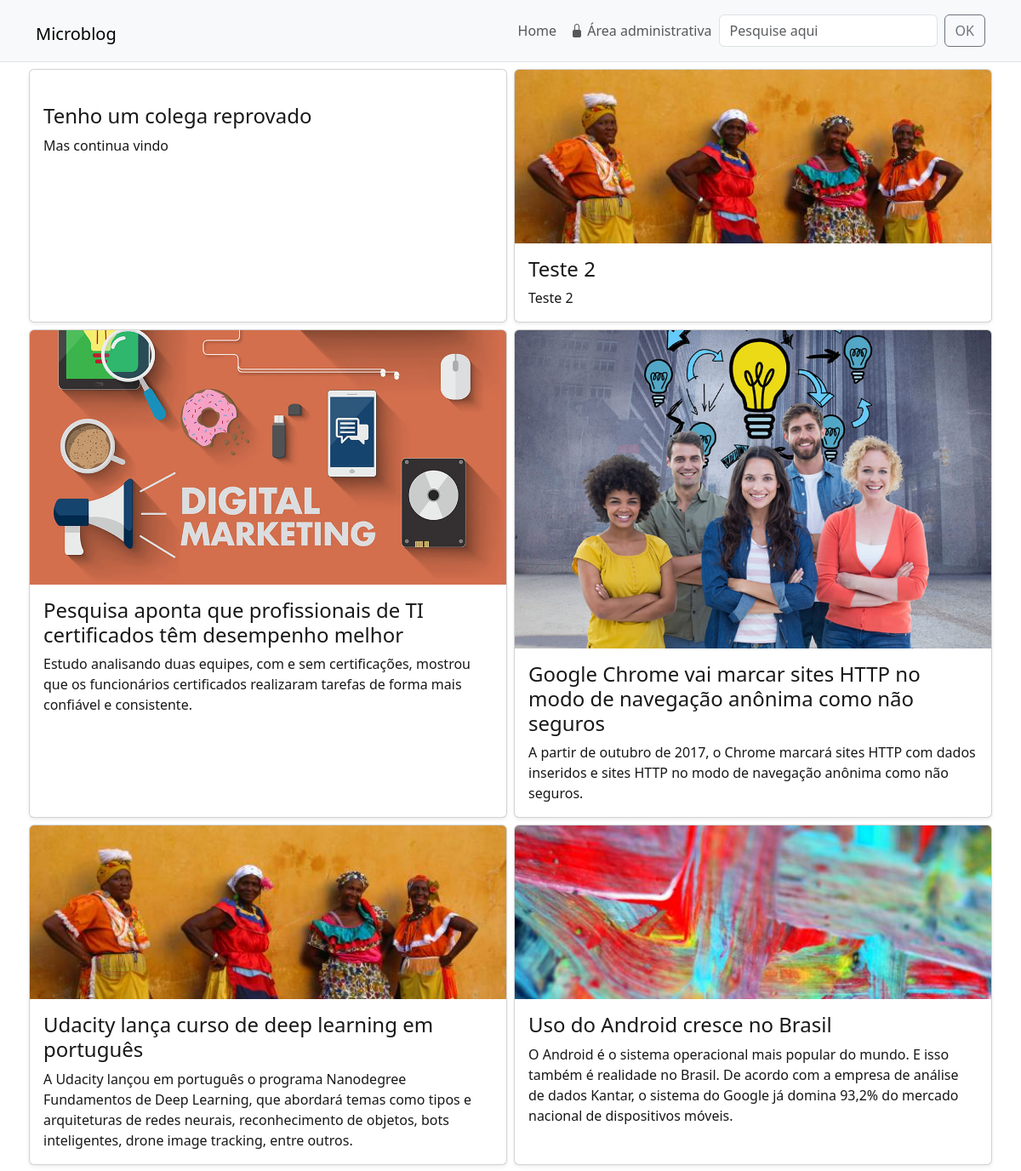
Before: / (upper part) with the older database file.
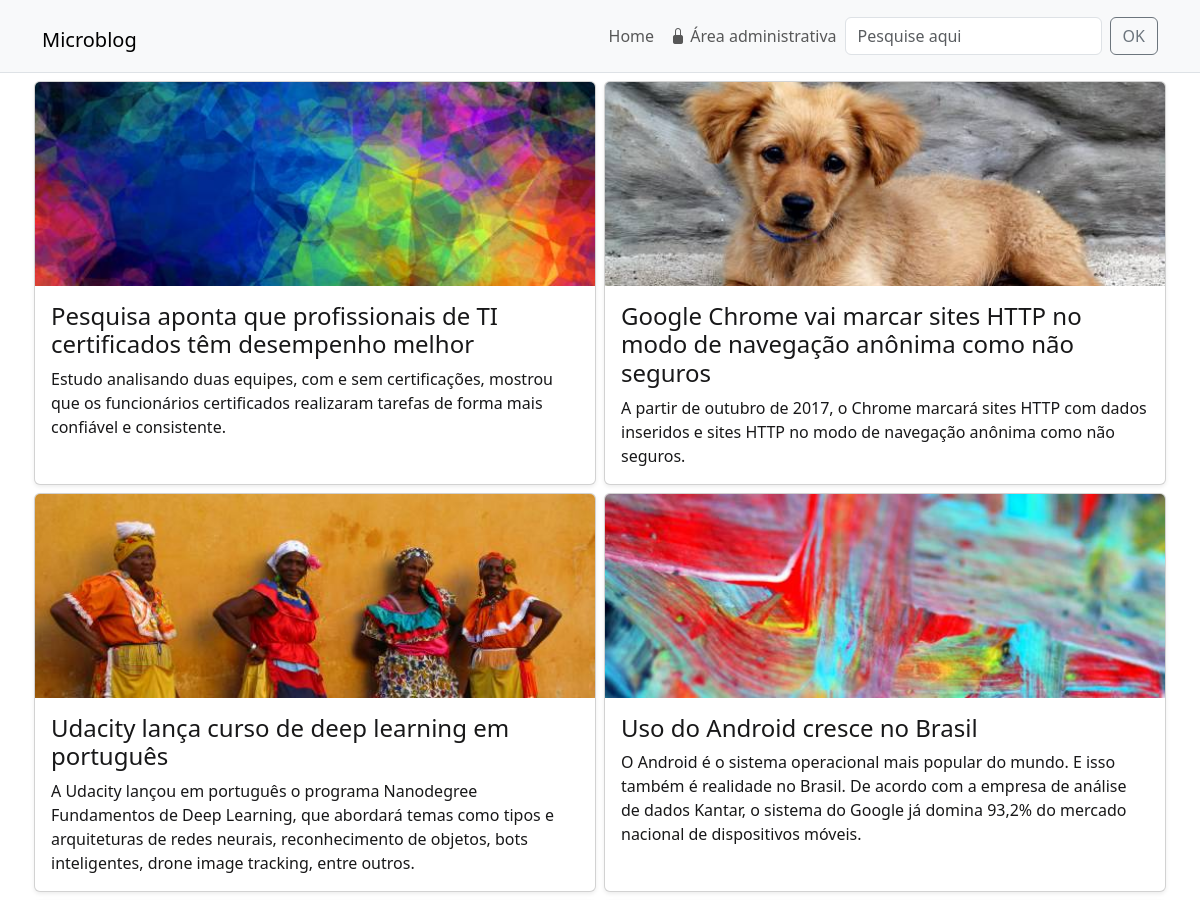
After: the same page with the newer database file.
### tables this page shows
CREATE TABLE `noticias` (
  `id` int(11) NOT NULL,
  `data` datetime NOT NULL DEFAULT current_timestamp(),
  `titulo` varchar(150) NOT NULL,
  `texto` text NOT NULL,
  `resumo` tinytext NOT NULL,
  `imagem` varchar(45) NOT NULL,
  `usuario_id` int(11) NOT NULL
);

### inc/funcoes-noticias.php (called while the page is built, shortened)
<?php
function lerTodasNoticias($conexao){
    $sql = "SELECT titulo, imagem, resumo, id
            FROM noticias ORDER BY data DESC";
    $resultado = mysqli_query($conexao, $sql)
                    or die(mysqli_error($conexao));
    return mysqli_fetch_all($resultado, MYSQLI_ASSOC);
}

### index.php (the view)
<?php
require "inc/cabecalho.php";
require "inc/funcoes-noticias.php";
$listaDeNoticias = lerTodasNoticias($conexao);
?>
<div class="row my-1 mx-md-n1">
<?php foreach($listaDeNoticias as $noticia){ ?>
		<div class="col-md-6 my-1 px-md-1">
            <article class="card shadow-sm h-100">
                <a href="noticia.php?id=<?=$noticia['id']?>" class="card-link">
                    <img
                    src="imagens/<?=$noticia['imagem']?>" class="card-img-top" alt="">
                    <div class="card-body">
                        <h3 class="fs-4 card-title"><?=$noticia['titulo']?></h3>
                        <p class="card-text"><?=$noticia['resumo']?></p>
                    </div>
                </a>
            </article>
		</div>
<?php } ?>
</div>
<?php
require_once "inc/rodape.php";
?>

### inc/cabecalho.php (shortened to what this page needs)
<!DOCTYPE html>
<html lang="pt-br" class="h-100">
<head>
<link href="https://cdn.jsdelivr.net/npm/bootstrap@5.3.3/dist/css/bootstrap.min.css" rel="stylesheet">
<link rel="stylesheet" href="https://cdn.jsdelivr.net/npm/bootstrap-icons@1.11.3/font/bootstrap-icons.min.css">
<link rel="stylesheet" href="css/style.css">
</head>
<body class="d-flex flex-column h-100">
<header id="topo" class="border-bottom sticky-top">
<nav class="navbar navbar-expand-lg navbar-light bg-light">
  <div class="container">
    <h1 class="ms-n1"><a class="navbar-brand" href="index.php">Microblog</a></h1>
    <div class="collapse navbar-collapse" id="navbarSupportedContent">
      <ul class="navbar-nav ms-auto mb-2 mb-lg-0">
        <li class="nav-item">
          <a class="nav-link" aria-current="page" href="index.php">Home</a>
        </li>
        <li class="nav-item">
          <a class="nav-link" href="admin/index.php"><i class="bi bi-lock-fill"></i> Área administrativa</a>
        </li>
      </ul>
      <form autocomplete="off" class="d-flex" action="resultados.php" method="GET">
        <input name="busca" class="form-control me-2" type="search" placeholder="Pesquise aqui" aria-label="Pesquise aqui">
        <button class="btn btn-outline-secondary my-2 my-sm-0" type="submit">OK</button>
      </form>
    </div>
  </div>
</nav>
</header>
<main class="flex-shrink-0">
    <div class="container">

### inc/rodape.php (shortened to what this page needs)
</div>
</main>
</body>
</html>

### css/style.css (style rules this page uses)
.card > .card-link { color: #181819; text-decoration: none; }

Changed rows visible on the page:
removed noticias: titulo "Tenho um colega reprovado", resumo "Mas continua vindo"
removed noticias: imagem (picture), titulo "Teste 2", resumo "Teste 2"
changed noticias "Pesquisa aponta que profissionais de TI certificados têm desempenho melhor": imagem: a different picture
changed noticias (number 2 of 4 on the later page): imagem: a different picture
